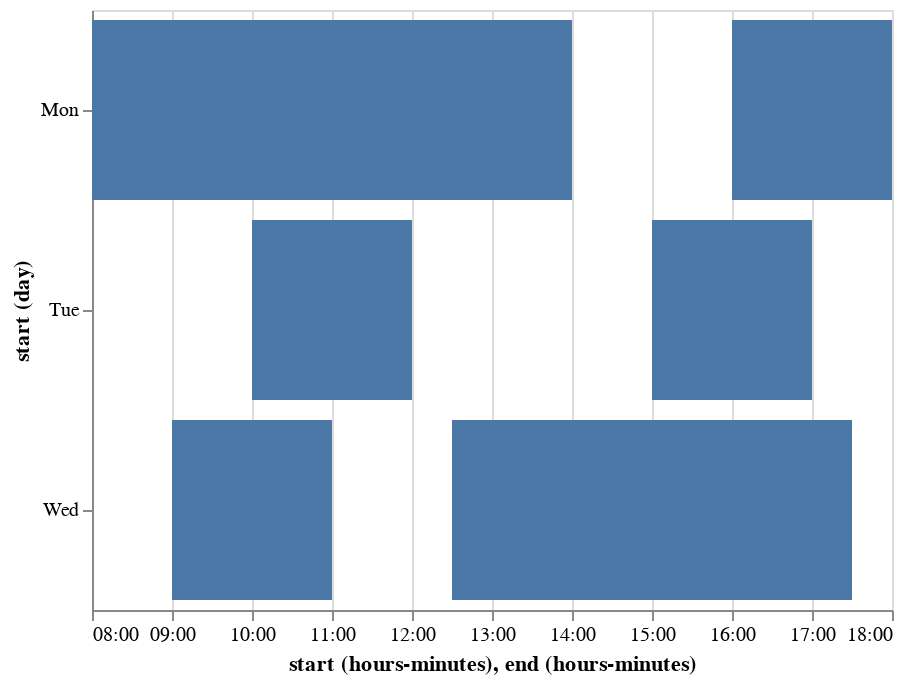

Notebook code cell kept with this figure:
### Code cell
import altair as alt
import pandas as pd

df = pd.DataFrame({
    'start': pd.to_datetime(['2018-09-03T08:00', '2018-09-03T16:00',
                             '2018-09-04T10:00', '2018-09-04T15:00',
                             '2018-09-05T09:00', '2018-09-05T12:30']),
    'end': pd.to_datetime(['2018-09-03T14:00', '2018-09-03T18:00',
                           '2018-09-04T12:00', '2018-09-04T17:00',
                           '2018-09-05T11:00', '2018-09-05T17:30'])
})

alt.Chart(df.reset_index()).mark_bar().encode(
    y='day(start):O',
    x='hoursminutes(start)',
    x2='hoursminutes(end)',
    detail='index'
)

### Figure 1 — Vega-Lite specification as saved in the notebook (floating-point values rounded to 4 significant figures)
{"$schema": "https://vega.github.io/schema/vega-lite/v3.2.1.json", "config": {"mark": {"tooltip": null}, "view": {"height": 300, "width": 400}}, "data": {"name": "data-bb0d5635c49ed76729148fcedfb8bdea"}, "datasets": {"data-bb0d5635c49ed76729148fcedfb8bdea": [{"end": "2018-09-03T14:00:00", "index": 0, "start": "2018-09-03T08:00:00"}, {"end": "2018-09-03T18:00:00", "index": 1, "start": "2018-09-03T16:00:00"}, {"end": "2018-09-04T12:00:00", "index": 2, "start": "2018-09-04T10:00:00"}, {"end": "2018-09-04T17:00:00", "index": 3, "start": "2018-09-04T15:00:00"}, {"end": "2018-09-05T11:00:00", "index": 4, "start": "2018-09-05T09:00:00"}, {"end": "2018-09-05T17:30:00", "index": 5, "start": "2018-09-05T12:30:00"}]}, "encoding": {"detail": {"field": "index", "type": "quantitative"}, "x": {"field": "start", "timeUnit": "hoursminutes", "type": "temporal"}, "x2": {"field": "end", "timeUnit": "hoursminutes"}, "y": {"field": "start", "timeUnit": "day", "type": "ordinal"}}, "mark": "bar"}
